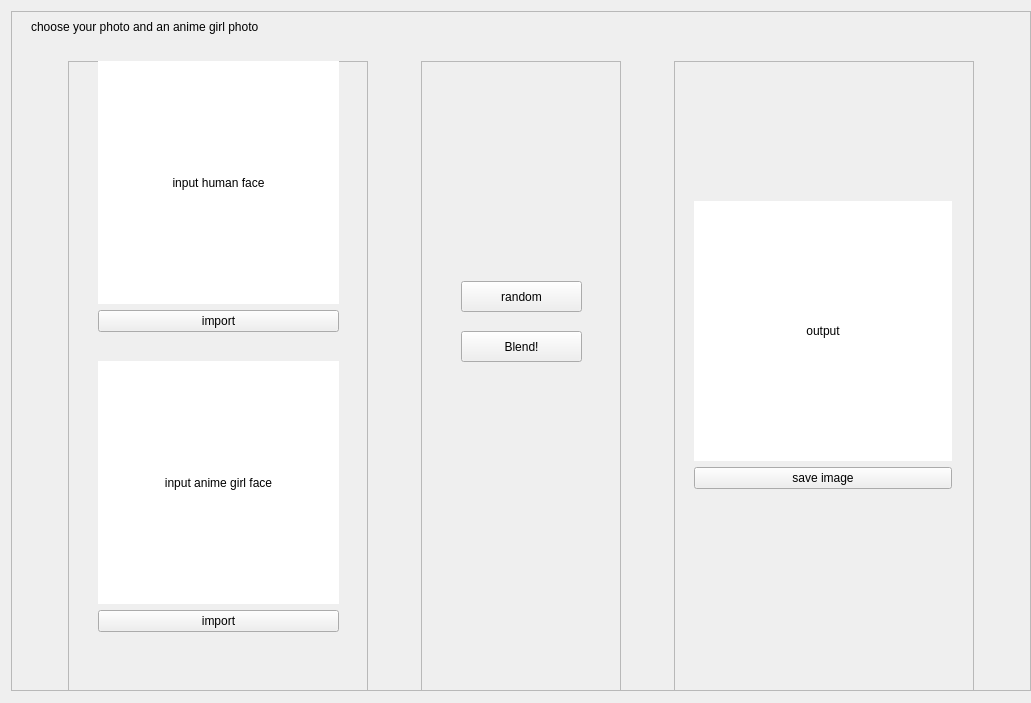
<?xml version="1.0" encoding="UTF-8"?>
<ui version="4.0">
 <class>Form</class>
 <widget class="QWidget" name="Form">
  <property name="geometry">
   <rect>
    <x>0</x>
    <y>0</y>
    <width>1031</width>
    <height>703</height>
   </rect>
  </property>
  <property name="sizePolicy">
   <sizepolicy hsizetype="Minimum" vsizetype="Minimum">
    <horstretch>0</horstretch>
    <verstretch>0</verstretch>
   </sizepolicy>
  </property>
  <property name="minimumSize">
   <size>
    <width>1031</width>
    <height>703</height>
   </size>
  </property>
  <property name="windowTitle">
   <string>Form</string>
  </property>
  <layout class="QHBoxLayout" name="horizontalLayout">
   <item>
    <widget class="QFrame" name="background">
     <property name="sizePolicy">
      <sizepolicy hsizetype="Fixed" vsizetype="Fixed">
       <horstretch>0</horstretch>
       <verstretch>0</verstretch>
      </sizepolicy>
     </property>
     <property name="minimumSize">
      <size>
       <width>1020</width>
       <height>680</height>
      </size>
     </property>
     <property name="styleSheet">
      <string notr="true"/>
     </property>
     <property name="frameShape">
      <enum>QFrame::StyledPanel</enum>
     </property>
     <property name="frameShadow">
      <enum>QFrame::Raised</enum>
     </property>
     <widget class="QLabel" name="prompt_line">
      <property name="geometry">
       <rect>
        <x>20</x>
        <y>0</y>
        <width>981</width>
        <height>31</height>
       </rect>
      </property>
      <property name="text">
       <string>choose your photo and an anime girl photo</string>
      </property>
     </widget>
     <widget class="QWidget" name="layoutWidget">
      <property name="geometry">
       <rect>
        <x>10</x>
        <y>50</y>
        <width>1001</width>
        <height>641</height>
       </rect>
      </property>
      <layout class="QHBoxLayout" name="horizontalLayout_2">
       <item>
        <widget class="QFrame" name="left_block">
         <property name="maximumSize">
          <size>
           <width>300</width>
           <height>16777215</height>
          </size>
         </property>
         <property name="frameShape">
          <enum>QFrame::StyledPanel</enum>
         </property>
         <property name="frameShadow">
          <enum>QFrame::Raised</enum>
         </property>
         <widget class="QWidget" name="layoutWidget">
          <property name="geometry">
           <rect>
            <x>30</x>
            <y>300</y>
            <width>241</width>
            <height>271</height>
           </rect>
          </property>
          <layout class="QVBoxLayout" name="verticalLayout_2">
           <item>
            <widget class="QLabel" name="girl_pic">
             <property name="sizePolicy">
              <sizepolicy hsizetype="Minimum" vsizetype="Minimum">
               <horstretch>0</horstretch>
               <verstretch>0</verstretch>
              </sizepolicy>
             </property>
             <property name="minimumSize">
              <size>
               <width>200</width>
               <height>200</height>
              </size>
             </property>
             <property name="styleSheet">
              <string notr="true">background-color: rgb(255, 255, 255);</string>
             </property>
             <property name="text">
              <string>input anime girl face</string>
             </property>
             <property name="scaledContents">
              <bool>true</bool>
             </property>
             <property name="alignment">
              <set>Qt::AlignCenter</set>
             </property>
            </widget>
           </item>
           <item>
            <widget class="QPushButton" name="upload_girl">
             <property name="text">
              <string>import</string>
             </property>
            </widget>
           </item>
          </layout>
         </widget>
         <widget class="QWidget" name="layoutWidget">
          <property name="geometry">
           <rect>
            <x>30</x>
            <y>0</y>
            <width>241</width>
            <height>271</height>
           </rect>
          </property>
          <layout class="QVBoxLayout" name="verticalLayout">
           <property name="spacing">
            <number>6</number>
           </property>
           <item>
            <widget class="QLabel" name="human_pic">
             <property name="enabled">
              <bool>true</bool>
             </property>
             <property name="sizePolicy">
              <sizepolicy hsizetype="Minimum" vsizetype="Minimum">
               <horstretch>0</horstretch>
               <verstretch>0</verstretch>
              </sizepolicy>
             </property>
             <property name="minimumSize">
              <size>
               <width>200</width>
               <height>200</height>
              </size>
             </property>
             <property name="styleSheet">
              <string notr="true">background-color: rgb(255, 255, 255);</string>
             </property>
             <property name="text">
              <string>input human face</string>
             </property>
             <property name="scaledContents">
              <bool>true</bool>
             </property>
             <property name="alignment">
              <set>Qt::AlignCenter</set>
             </property>
            </widget>
           </item>
           <item>
            <widget class="QPushButton" name="upload_human">
             <property name="text">
              <string>import</string>
             </property>
            </widget>
           </item>
          </layout>
         </widget>
        </widget>
       </item>
       <item>
        <widget class="QFrame" name="mid_block">
         <property name="sizePolicy">
          <sizepolicy hsizetype="Maximum" vsizetype="Preferred">
           <horstretch>0</horstretch>
           <verstretch>0</verstretch>
          </sizepolicy>
         </property>
         <property name="minimumSize">
          <size>
           <width>200</width>
           <height>200</height>
          </size>
         </property>
         <property name="frameShape">
          <enum>QFrame::StyledPanel</enum>
         </property>
         <property name="frameShadow">
          <enum>QFrame::Raised</enum>
         </property>
         <widget class="QPushButton" name="random_gen">
          <property name="geometry">
           <rect>
            <x>40</x>
            <y>220</y>
            <width>121</width>
            <height>31</height>
           </rect>
          </property>
          <property name="styleSheet">
           <string notr="true"/>
          </property>
          <property name="text">
           <string>random</string>
          </property>
         </widget>
         <widget class="QPushButton" name="start_blend">
          <property name="geometry">
           <rect>
            <x>40</x>
            <y>270</y>
            <width>121</width>
            <height>31</height>
           </rect>
          </property>
          <property name="text">
           <string>Blend!</string>
          </property>
         </widget>
        </widget>
       </item>
       <item>
        <widget class="QFrame" name="right_block">
         <property name="maximumSize">
          <size>
           <width>300</width>
           <height>16777215</height>
          </size>
         </property>
         <property name="frameShape">
          <enum>QFrame::StyledPanel</enum>
         </property>
         <property name="frameShadow">
          <enum>QFrame::Raised</enum>
         </property>
         <widget class="QWidget" name="layoutWidget">
          <property name="geometry">
           <rect>
            <x>20</x>
            <y>140</y>
            <width>258</width>
            <height>288</height>
           </rect>
          </property>
          <layout class="QVBoxLayout" name="verticalLayout_7">
           <item>
            <widget class="QLabel" name="output_pic">
             <property name="sizePolicy">
              <sizepolicy hsizetype="Minimum" vsizetype="Minimum">
               <horstretch>0</horstretch>
               <verstretch>0</verstretch>
              </sizepolicy>
             </property>
             <property name="minimumSize">
              <size>
               <width>256</width>
               <height>256</height>
              </size>
             </property>
             <property name="styleSheet">
              <string notr="true">background-color: rgb(255, 255, 255);</string>
             </property>
             <property name="text">
              <string>output</string>
             </property>
             <property name="scaledContents">
              <bool>true</bool>
             </property>
             <property name="alignment">
              <set>Qt::AlignCenter</set>
             </property>
            </widget>
           </item>
           <item>
            <widget class="QPushButton" name="save_image">
             <property name="text">
              <string>save image</string>
             </property>
            </widget>
           </item>
          </layout>
         </widget>
        </widget>
       </item>
      </layout>
     </widget>
    </widget>
   </item>
  </layout>
 </widget>
 <resources/>
 <connections/>
</ui>
